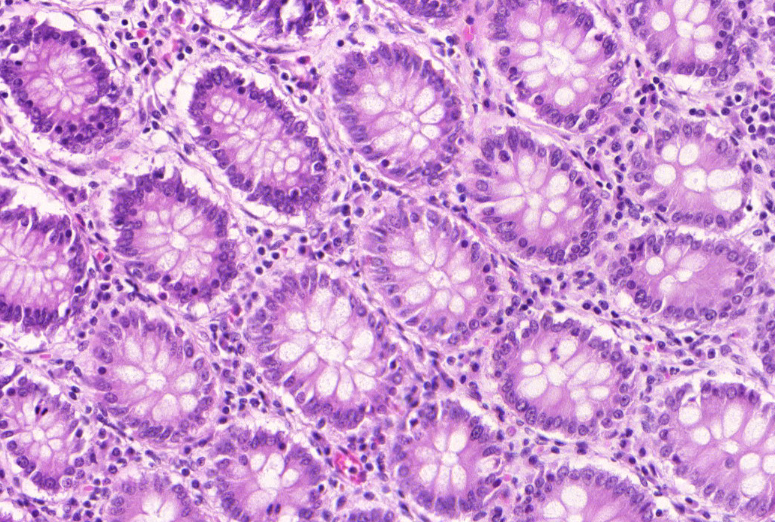
#> input picture Datasets/Glas/train/img/train_9.bmp, 775 x 522 px, found by its file name
$ python SLIC.py
#> lines starting #> are read from the running program, lines starting #| are printed output that depends on the picture
import cv2
import numpy as np
import matplotlib.pyplot as plt

from skimage import filters
from skimage.graph import rag_boundary
from skimage.measure import regionprops
from skimage.segmentation import mark_boundaries, slic


def superpixel_segmentation(
    image,
    n_segments=1000,
    compactness=10,
):
    return slic(
        image,
        n_segments=n_segments,
        compactness=compactness,
        sigma=1,
        enforce_connectivity=True,
        convert2lab=True,
        start_label=0,
        channel_axis=-1,
    )


def draw_superpixel_graph(
    image,
    segments,
    rag,
    show_boundaries=True,
    edge_width=1.5,
    node_size=12,
):
    """
    Draws RAG edges between superpixel centroids.

    Args:
        image:
            RGB image with shape [H, W, 3].

        segments:
            Superpixel label map with shape [H, W].

        rag:
            Graph produced by skimage.graph.rag_boundary().

        show_boundaries:
            Show green superpixel boundaries.

        edge_width:
            Width of graph edges.

        node_size:
            Centroid marker size.
    """

    if show_boundaries:
        display_image = mark_boundaries(
            image,
            segments,
            color=(0, 1, 0),
            mode="thick",
        )
    else:
        display_image = image

    # regionprops returns centroid as (row, column), equivalent to (y, x).
    centroids = {
        region.label: region.centroid
        for region in regionprops(segments + 1)
    }

    # regionprops labels segments + 1, so convert keys back to 0-based IDs.
    centroids = {
        label - 1: centroid
        for label, centroid in centroids.items()
    }

    fig, ax = plt.subplots(figsize=(14, 10))

    ax.imshow(display_image)

    # Draw graph edges.
    for source_node, target_node in rag.edges():
        source_y, source_x = centroids[source_node]
        target_y, target_x = centroids[target_node]

        ax.plot(
            [source_x, target_x],
            [source_y, target_y],
            linewidth=edge_width,
            alpha=0.65,
        )

    # Draw graph nodes at superpixel centroids.
    node_x = []
    node_y = []

    for node_id in rag.nodes():
        centroid_y, centroid_x = centroids[node_id]
        node_x.append(centroid_x)
        node_y.append(centroid_y)

    ax.scatter(
        node_x,
        node_y,
        s=node_size,
        zorder=3,
    )

    ax.set_title(
        f"Superpixel region-adjacency graph\n"
        f"Nodes: {rag.number_of_nodes()} | "
        f"Edges: {rag.number_of_edges()}"
    )
    ax.axis("off")

    plt.tight_layout()
    plt.show()


if __name__ == "__main__":
    image_path = (
        r"C:\Users\gadda\Documents\FeatureFusionMoNuSAC"
        r"\SDENet-Fusion\Datasets\Glas\train\img\train_9.bmp"
    )

    # OpenCV loads BGR.
    image_bgr = cv2.imread(image_path)
#> image_bgr is the input picture: shape (522, 775, 3); mean B, G, R 211.3, 152.8, 205

    if image_bgr is None:
        raise FileNotFoundError(
            f"Could not load image: {image_path}"
        )

    image_rgb = cv2.cvtColor(
        image_bgr,
        cv2.COLOR_BGR2RGB,
    )

    # SLIC works well with float images in [0, 1].
    image_float = image_rgb.astype(np.float32) / 255.0

    segments = superpixel_segmentation(
        image_float,
        n_segments=1000,
        compactness=10,
    )
#> in superpixel_segmentation, `return slic( image, n_segments=n_segments, compactness=compactness, si..`:
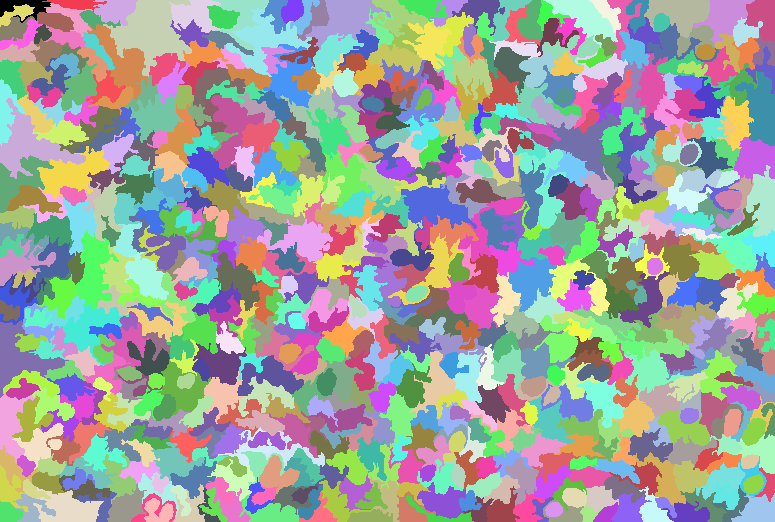
#> returned value: shape (522, 775) int64; 710 distinct labels, from 0 to 709; one colour per label, 0 black

    gray_image = cv2.cvtColor(
        image_rgb,
        cv2.COLOR_RGB2GRAY,
    ).astype(np.float32) / 255.0
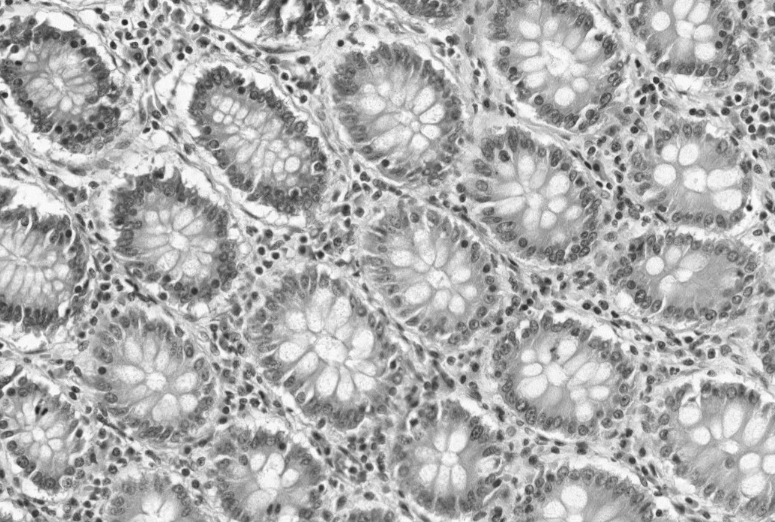
#> gray_image: shape (522, 775) float32; min 0.129, max 1, mean 0.687

    edge_map = filters.sobel(gray_image)
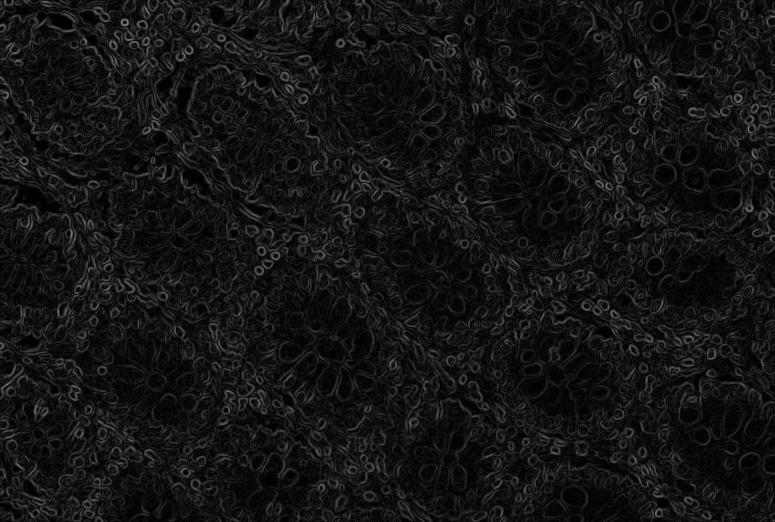
#> edge_map: shape (522, 775) float32; min 0, max 0.499, mean 0.079

    rag = rag_boundary(
        segments,
        edge_map,
        connectivity=1,
    )

    print("Generated segments:", len(np.unique(segments)))
#| Generated segments: 710
    print("RAG nodes:", rag.number_of_nodes())
#| RAG nodes: 710
    print("RAG edges:", rag.number_of_edges())
#| RAG edges: 1990
    print("First 20 edges:", list(rag.edges())[:20])
#| First 20 edges: [(0, 1), (0, 25), (0, 26), (0, 32), (0, 36), (0, 39), (1, 2), (1, 25), (1, 31), (25, 31), (25, 32), (25, 47), (25, 49), (25, 54), (26, 36), (32, 39), (32, 46), (32, 49), (36, 39), (39, 46)]

    draw_superpixel_graph(
        image=image_float,
        segments=segments,
        rag=rag,
        show_boundaries=True,
        edge_width=1.5,
        node_size=15,
    )
#> in draw_superpixel_graph, `display_image = mark_boundaries( image, segments, color=(0, 1, 0), mod..`:
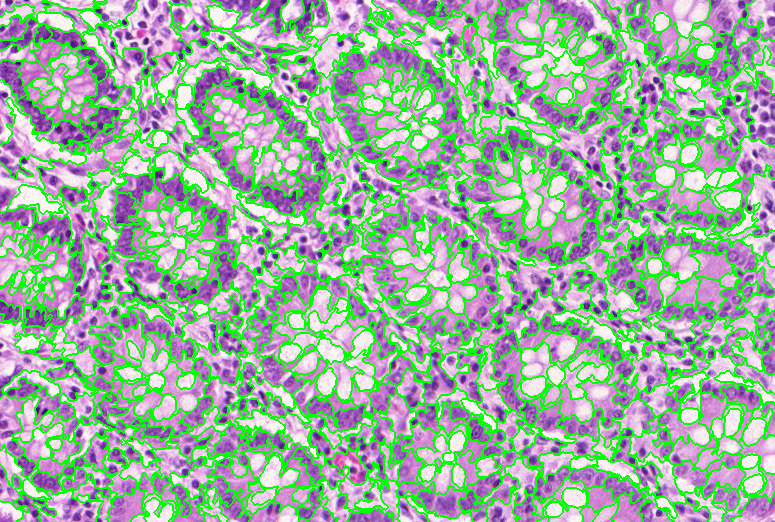
#> display_image: shape (522, 775, 3) float32; mean R, G, B 0.604, 0.695, 0.624
#> in draw_superpixel_graph, `centroids = { region.label: region.centroid for region in regionprops(..`: centroids = 710 items
#> the loop in draw_superpixel_graph, `for source_node, target_node in rag.edges():` made 1990 passes
#> (source_y, source_x, target_y, target_x) on passes 1 to 3: (6.5, 23.49, 3.64, 76.77), (6.5, 23.49, 16.89, 70.89), (6.5, 23.49, 13.68, 16.02)
#> the loop in draw_superpixel_graph, `for node_id in rag.nodes():` made 710 passes
#> (centroid_y, centroid_x) on passes 1 to 3: (6.5, 23.49), (3.64, 76.77), (16.89, 70.89)
#> after the loop in draw_superpixel_graph, `for node_id in rag.nodes():`: node_x = 710 values, max 769.2 at index 588, min 6.65 at index 128, mean 395; node_y = 710 values, max 516.4 at index 701, min 3.64 at index 1, mean 269.9
#> in draw_superpixel_graph, `plt.show()`:
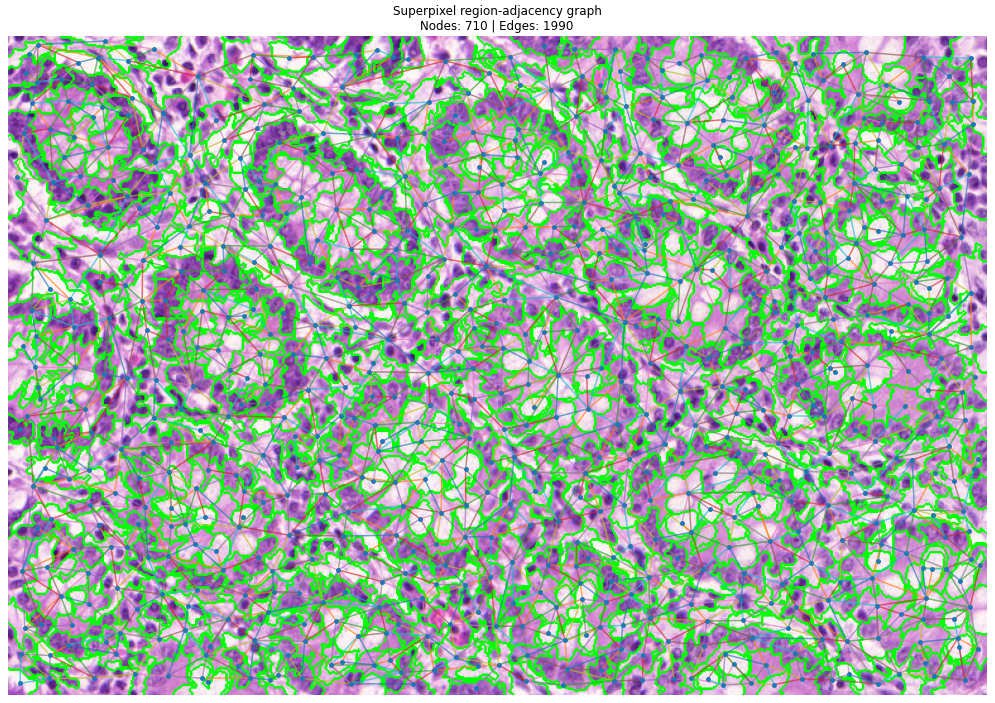
#> figure drawn by matplotlib, 1 panel

$ run again, with Datasets/Glas/train/img/train_1.bmp copied over Datasets/Glas/train/img/train_9.bmp
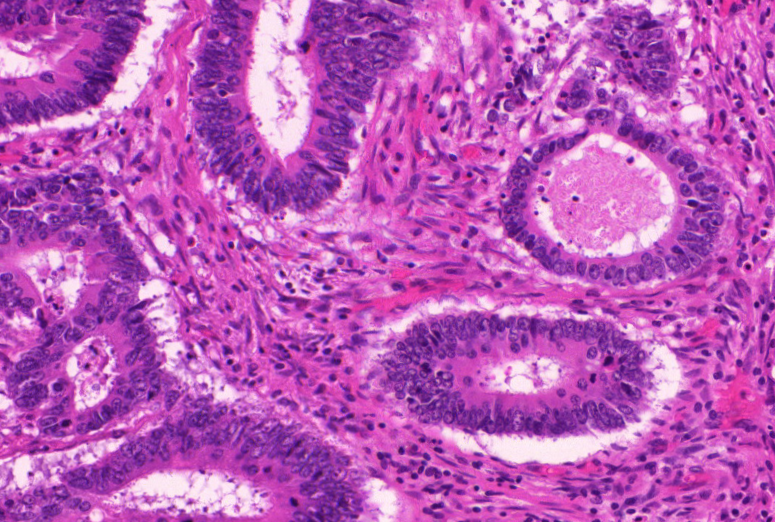
#> input picture Datasets/Glas/train/img/train_1.bmp, 775 x 522 px, found by its file name
#> image_bgr is the input picture: shape (522, 775, 3); mean B, G, R 183.9, 90.9, 186.6
#| Generated segments: 738
#| RAG nodes: 738
#| RAG edges: 2089
#| First 20 edges: [(0, 1), (0, 39), (0, 50), (1, 2), (1, 30), (1, 39), (1, 42), (39, 30), (39, 42), (39, 50), (39, 72), (50, 72), (2, 3), (2, 40), (2, 42), (42, 40), (42, 72), (42, 73), (3, 4), (3, 5)]
#> in draw_superpixel_graph, `display_image = mark_boundaries( image, segments, color=(0, 1, 0), mod..`:
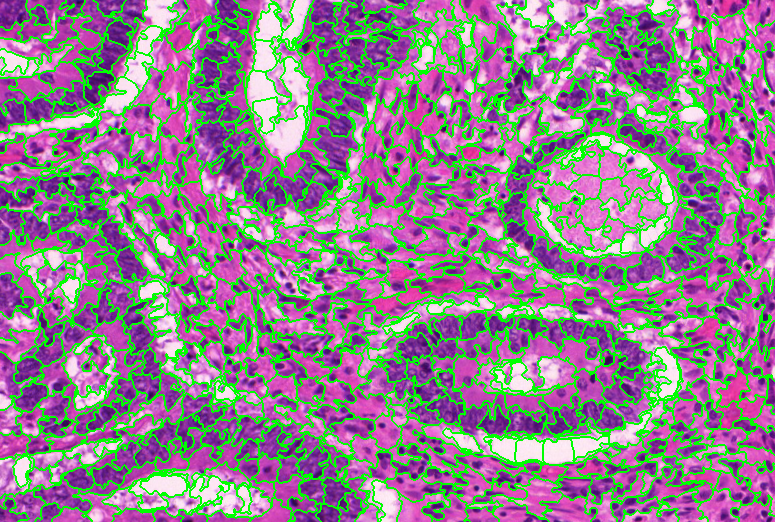
#> display_image: shape (522, 775, 3) float32; mean R, G, B 0.557, 0.508, 0.549
#> centroids = 738 items
#> the loop in draw_superpixel_graph, `for source_node, target_node in rag.edges():` made 2089 passes
#> (source_y, source_x, target_y, target_x) on passes 1 to 3: (12.73, 12.77, 12.94, 49.74), (12.73, 12.77, 29.47, 33.59), (12.73, 12.77, 32.26, 11.53)
#> the loop in draw_superpixel_graph, `for node_id in rag.nodes():` made 738 passes
#> (centroid_y, centroid_x) on passes 1 to 3: (12.73, 12.77), (12.94, 49.74), (29.47, 33.59)
#> after the loop in draw_superpixel_graph, `for node_id in rag.nodes():`: node_x = 738 values, max 770.6 at index 541, min 9.2 at index 518, mean 384.9; node_y = 738 values, max 517.8 at index 734, min 4.51 at index 42, mean 265.3
#> in draw_superpixel_graph, `plt.show()`:
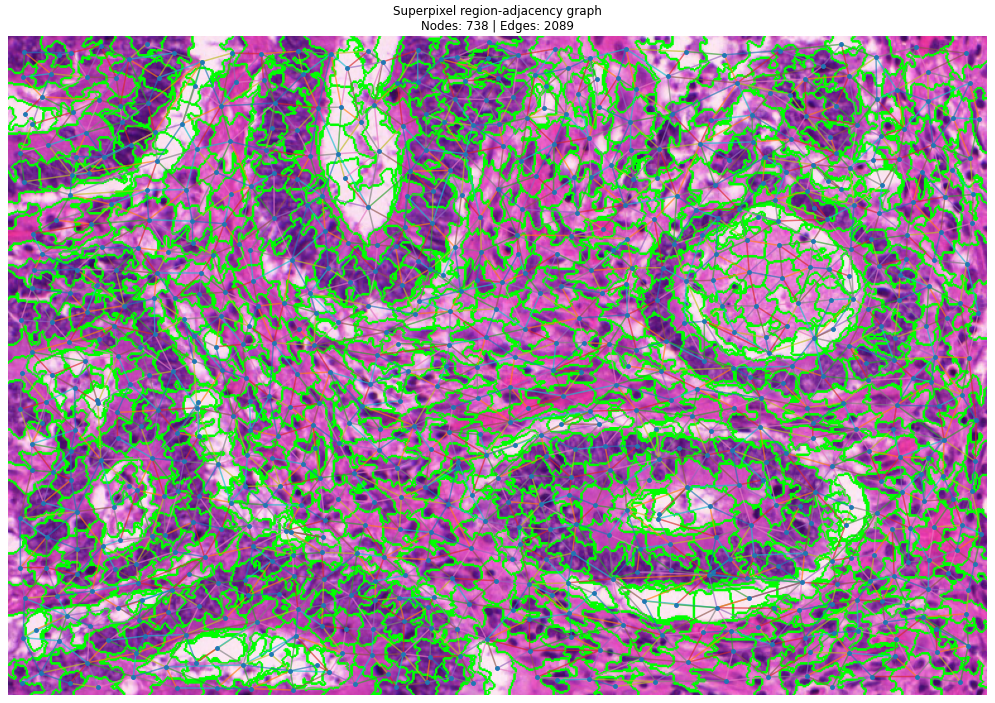
#> figure drawn by matplotlib, 1 panel

$ run again, with Datasets/Glas/train/img/train_10.bmp copied over Datasets/Glas/train/img/train_9.bmp
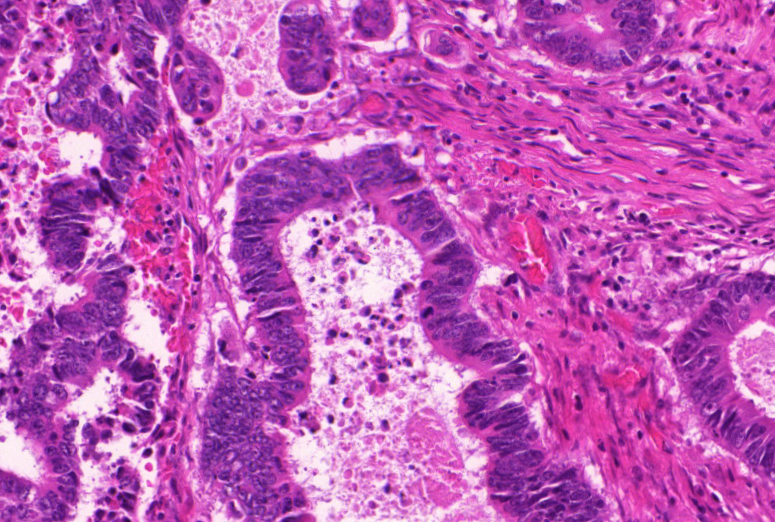
#> input picture Datasets/Glas/train/img/train_10.bmp, 775 x 522 px, found by its file name
#> image_bgr is the input picture: shape (522, 775, 3); mean B, G, R 182.6, 92.8, 190.8
#| Generated segments: 714
#| RAG nodes: 714
#| RAG edges: 2012
#| First 20 edges: [(0, 1), (0, 49), (1, 2), (1, 34), (1, 49), (1, 73), (49, 73), (2, 3), (2, 31), (2, 34), (2, 58), (2, 64), (2, 85), (2, 98), (34, 73), (34, 98), (73, 98), (73, 112), (3, 4), (3, 31)]
#> in draw_superpixel_graph, `display_image = mark_boundaries( image, segments, color=(0, 1, 0), mod..`:
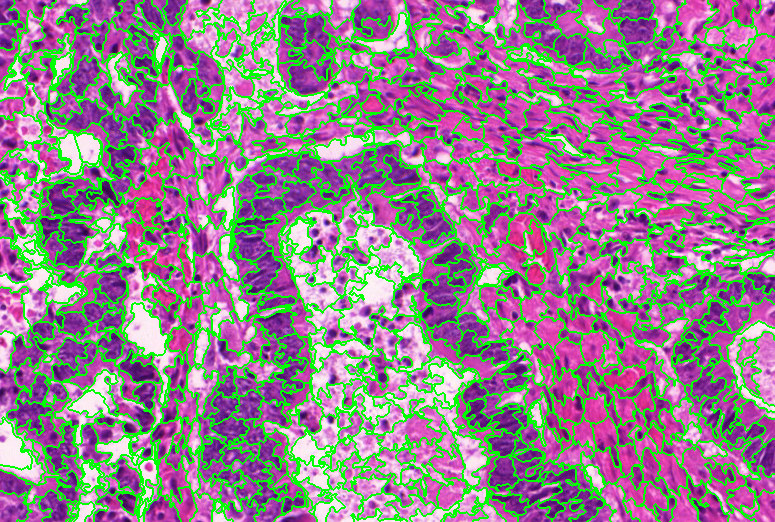
#> display_image: shape (522, 775, 3) float32; mean R, G, B 0.567, 0.513, 0.543
#> centroids = 714 items
#> the loop in draw_superpixel_graph, `for source_node, target_node in rag.edges():` made 2012 passes
#> (source_y, source_x, target_y, target_x) on passes 1 to 3: (11.68, 7.47, 10.42, 29.44), (11.68, 7.47, 34.18, 9.01), (10.42, 29.44, 28.09, 54.4)
#> the loop in draw_superpixel_graph, `for node_id in rag.nodes():` made 714 passes
#> (centroid_y, centroid_x) on passes 1 to 3: (11.68, 7.47), (10.42, 29.44), (34.18, 9.01)
#> after the loop in draw_superpixel_graph, `for node_id in rag.nodes():`: node_x = 714 values, max 768.3 at index 196, min 5.05 at index 292, mean 388; node_y = 714 values, max 518.4 at index 711, min 6.54 at index 30, mean 265.8
#> in draw_superpixel_graph, `plt.show()`:
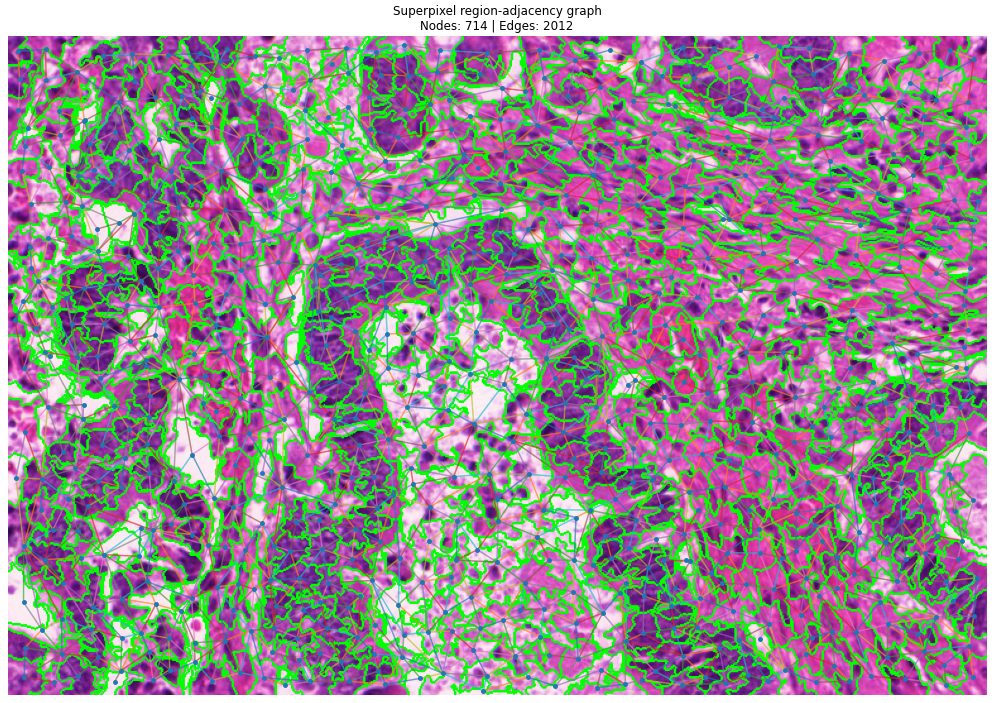
#> figure drawn by matplotlib, 1 panel
